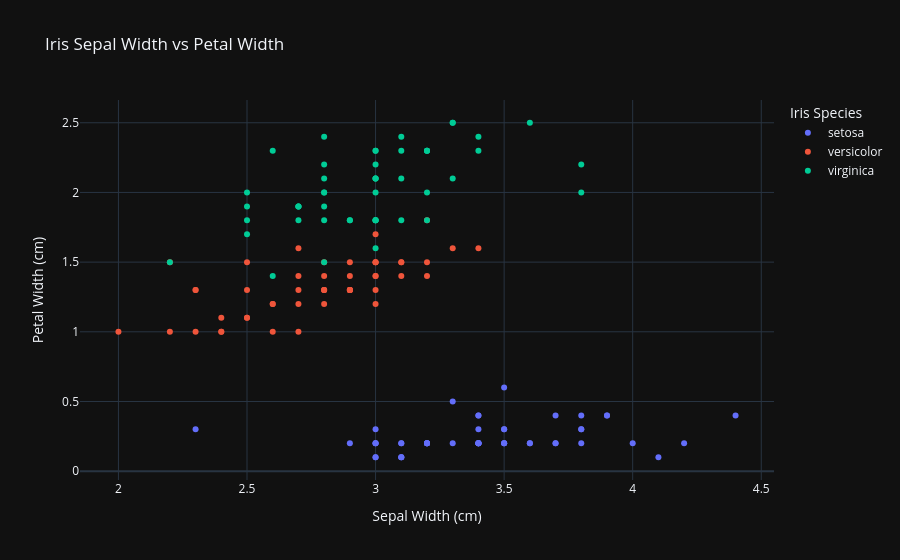

Notebook cell for this chart:
### Code cell
# with more chat options
df = px.data.iris()
fig = px.scatter(
    df,
    x="sepal_width",
    y="petal_width",
    color="species",
    title="Iris Sepal Width vs Petal Width",
    labels={
        "sepal_width": "Sepal Width (cm)",
        "petal_width": "Petal Width (cm)",
        "species": "Iris Species"
    },
    template="plotly_dark"
)
fig.show()

### Figure 1 — Plotly figure (JSON) as saved in the notebook; plotly's stock layout.template omitted (floating-point values rounded to 4 significant figures)
{"data": [{"hovertemplate": "Iris Species=setosa<br>Sepal Width (cm)=%{x}<br>Petal Width (cm)=%{y}<extra></extra>", "legendgroup": "setosa", "marker": {"color": "#636efa", "symbol": "circle"}, "mode": "markers", "name": "setosa", "orientation": "v", "showlegend": true, "type": "scatter", "x": [3.5, 3.0, 3.2, 3.1, 3.6, 3.9, 3.4, 3.4, 2.9, 3.1, 3.7, 3.4, 3.0, 3.0, 4.0, 4.4, 3.9, 3.5, 3.8, 3.8, 3.4, 3.7, 3.6, 3.3, 3.4, 3.0, 3.4, 3.5, 3.4, 3.2, 3.1, 3.4, 4.1, 4.2, 3.1, 3.2, 3.5, 3.1, 3.0, 3.4, 3.5, 2.3, 3.2, 3.5, 3.8, 3.0, 3.8, 3.2, 3.7, 3.3], "xaxis": "x", "y": [0.2, 0.2, 0.2, 0.2, 0.2, 0.4, 0.3, 0.2, 0.2, 0.1, 0.2, 0.2, 0.1, 0.1, 0.2, 0.4, 0.4, 0.3, 0.3, 0.3, 0.2, 0.4, 0.2, 0.5, 0.2, 0.2, 0.4, 0.2, 0.2, 0.2, 0.2, 0.4, 0.1, 0.2, 0.1, 0.2, 0.2, 0.1, 0.2, 0.2, 0.3, 0.3, 0.2, 0.6, 0.4, 0.3, 0.2, 0.2, 0.2, 0.2], "yaxis": "y"}, {"hovertemplate": "Iris Species=versicolor<br>Sepal Width (cm)=%{x}<br>Petal Width (cm)=%{y}<extra></extra>", "legendgroup": "versicolor", "marker": {"color": "#EF553B", "symbol": "circle"}, "mode": "markers", "name": "versicolor", "orientation": "v", "showlegend": true, "type": "scatter", "x": [3.2, 3.2, 3.1, 2.3, 2.8, 2.8, 3.3, 2.4, 2.9, 2.7, 2.0, 3.0, 2.2, 2.9, 2.9, 3.1, 3.0, 2.7, 2.2, 2.5, 3.2, 2.8, 2.5, 2.8, 2.9, 3.0, 2.8, 3.0, 2.9, 2.6, 2.4, 2.4, 2.7, 2.7, 3.0, 3.4, 3.1, 2.3, 3.0, 2.5, 2.6, 3.0, 2.6, 2.3, 2.7, 3.0, 2.9, 2.9, 2.5, 2.8], "xaxis": "x", "y": [1.4, 1.5, 1.5, 1.3, 1.5, 1.3, 1.6, 1.0, 1.3, 1.4, 1.0, 1.5, 1.0, 1.4, 1.3, 1.4, 1.5, 1.0, 1.5, 1.1, 1.8, 1.3, 1.5, 1.2, 1.3, 1.4, 1.4, 1.7, 1.5, 1.0, 1.1, 1.0, 1.2, 1.6, 1.5, 1.6, 1.5, 1.3, 1.3, 1.3, 1.2, 1.4, 1.2, 1.0, 1.3, 1.2, 1.3, 1.3, 1.1, 1.3], "yaxis": "y"}, {"hovertemplate": "Iris Species=virginica<br>Sepal Width (cm)=%{x}<br>Petal Width (cm)=%{y}<extra></extra>", "legendgroup": "virginica", "marker": {"color": "#00cc96", "symbol": "circle"}, "mode": "markers", "name": "virginica", "orientation": "v", "showlegend": true, "type": "scatter", "x": [3.3, 2.7, 3.0, 2.9, 3.0, 3.0, 2.5, 2.9, 2.5, 3.6, 3.2, 2.7, 3.0, 2.5, 2.8, 3.2, 3.0, 3.8, 2.6, 2.2, 3.2, 2.8, 2.8, 2.7, 3.3, 3.2, 2.8, 3.0, 2.8, 3.0, 2.8, 3.8, 2.8, 2.8, 2.6, 3.0, 3.4, 3.1, 3.0, 3.1, 3.1, 3.1, 2.7, 3.2, 3.3, 3.0, 2.5, 3.0, 3.4, 3.0], "xaxis": "x", "y": [2.5, 1.9, 2.1, 1.8, 2.2, 2.1, 1.7, 1.8, 1.8, 2.5, 2.0, 1.9, 2.1, 2.0, 2.4, 2.3, 1.8, 2.2, 2.3, 1.5, 2.3, 2.0, 2.0, 1.8, 2.1, 1.8, 1.8, 1.8, 2.1, 1.6, 1.9, 2.0, 2.2, 1.5, 1.4, 2.3, 2.4, 1.8, 1.8, 2.1, 2.4, 2.3, 1.9, 2.3, 2.5, 2.3, 1.9, 2.0, 2.3, 1.8], "yaxis": "y"}], "layout": {"legend": {"title": {"text": "Iris Species"}, "tracegroupgap": 0}, "title": {"text": "Iris Sepal Width vs Petal Width"}, "xaxis": {"anchor": "y", "domain": [0, 1], "title": {"text": "Sepal Width (cm)"}}, "yaxis": {"anchor": "x", "domain": [0, 1], "title": {"text": "Petal Width (cm)"}}}}
